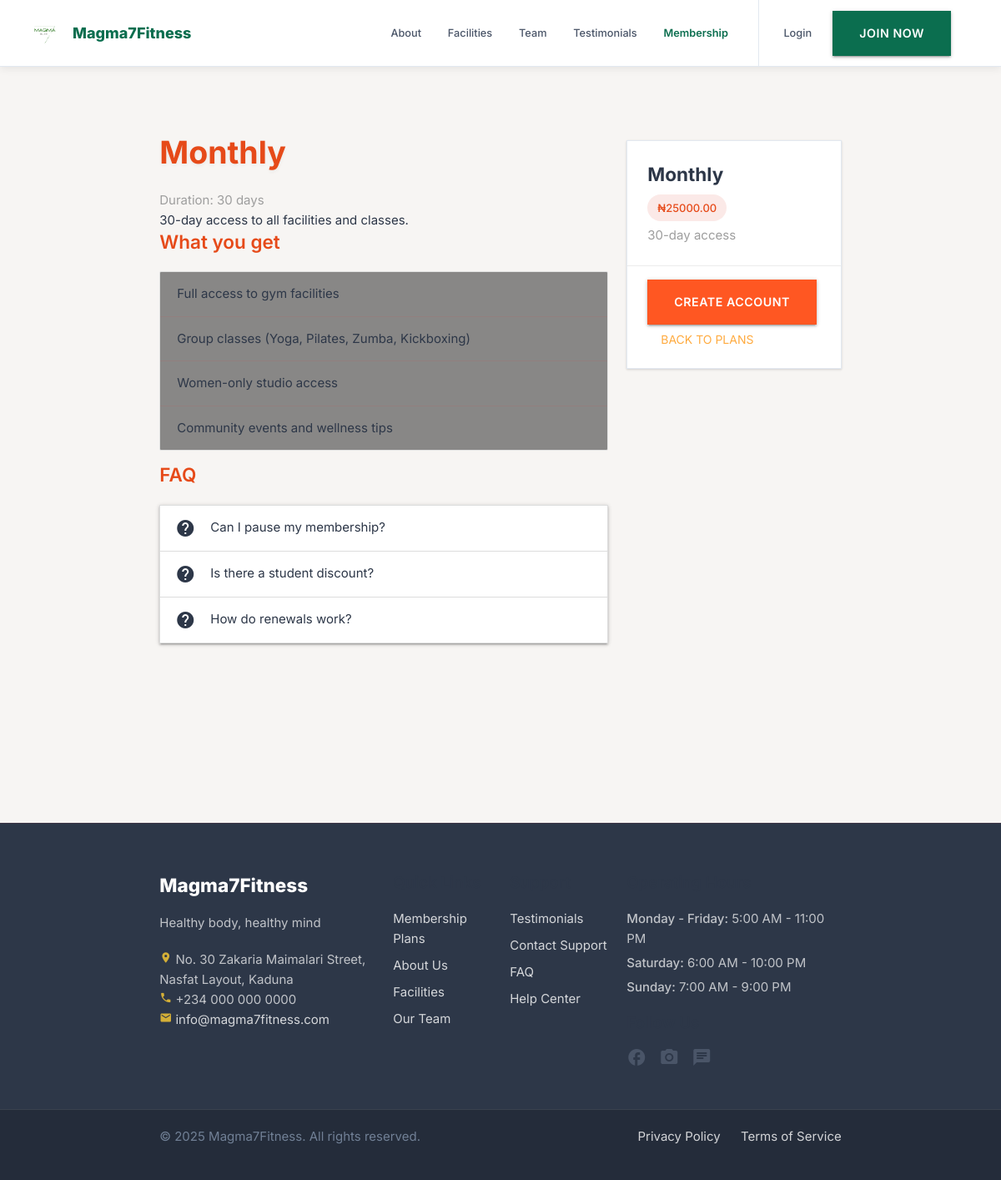
Page /memberships/plans/1/ on the committed database.
### cms/models.py (models this page shows, shortened)
class SiteSettings(models.Model):
    brand_name = models.CharField(max_length=100, default='Magma7Fitness')
    tagline = models.CharField(max_length=200, blank=True)
    logo = models.ImageField(upload_to='branding/', blank=True, null=True, help_text='Upload logo (PNG/SVG with transparent background)')
    logo_url = models.URLField(blank=True, help_text='OR provide logo URL')
    favicon = models.FileField(upload_to='branding/', blank=True, null=True, help_text='Upload favicon (.ico or .png, 32x32 or 64x64 pixels)', validators=[FileExtensionValidator(allowed_extensions=['ico', 'png'])])
    favicon_url = models.URLField(blank=True, help_text='OR provide favicon URL')
    phone = models.CharField(max_length=30, blank=True)
    email = models.EmailField(blank=True)
    address = models.CharField(max_length=255, blank=True)
    hero_headline = models.CharField(max_length=200, blank=True)
    hero_subtext = models.TextField(blank=True)
    hero_cta_text = models.CharField(max_length=50, blank=True)
    hero_cta_url = models.CharField(max_length=200, blank=True)
    hero_image_url = models.URLField(blank=True)
    free_guide_text = models.CharField(max_length=50, default='Get Now', help_text='Text shown on the free guide button')
    free_guide_url = models.URLField(blank=True, help_text='URL to download or access the free guide (PDF, form, etc.)')
    free_guide_title = models.CharField(max_length=100, default='Free Fitness Guide', blank=True, help_text='Title of the free guide for admin reference')
    free_guide_description = models.TextField(blank=True, help_text='Description of what the free guide contains')
    cta_headline = models.CharField(max_length=200, default='Ready to Start?', help_text='Main headline for CTA section')
    cta_description = models.TextField(default='Join thousands of satisfied members who have transformed their lives at Magma7Fitness', help_text='Description text for CTA section')
    cta_image_url = models.URLField(blank=True, help_text='Background or feature image for CTA section')
    cta_primary_text = models.CharField(max_length=50, default='Sign Up Today', help_text='Text for primary CTA button')
    cta_primary_url = models.CharField(max_length=200, default='/accounts/signup/', help_text='URL for primary CTA button')
    cta_secondary_text = models.CharField(max_length=50, default='Learn More', help_text='Text for secondary CTA button')
    cta_secondary_url = models.CharField(max_length=200, default='/about/', help_text='URL for secondary CTA button')
    primary_color = models.CharField(max_length=7, default='#0b6e4f')  # green
    accent_color = models.CharField(max_length=7, default='#d4af37')   # gold
    light_color = models.CharField(max_length=7, default='#ffffff')    # white
    dark_bg = models.CharField(max_length=7, default='#121416')
    card_bg = models.CharField(max_length=7, default='#1d1f21')
    hero_stat1_icon = models.CharField(max_length=50, default='groups', help_text='Material icon name for first stat')
    hero_stat1_number = models.CharField(max_length=20, default='970+', help_text='Number to display (e.g., 970+, 1K+)')
    hero_stat1_label = models.CharField(max_length=50, default='Members', help_text='Label for first stat')
    hero_stat2_icon = models.CharField(max_length=50, default='sports_gymnastics', help_text='Material icon name for second stat')
    hero_stat2_number = models.CharField(max_length=20, default='135+', help_text='Number to display (e.g., 135+, 200+)')
    hero_stat2_label = models.CharField(max_length=50, default='Programs', help_text='Label for second stat')
    hero_stat3_icon = models.CharField(max_length=50, default='workspace_premium', help_text='Material icon name for third stat')
    hero_stat3_number = models.CharField(max_length=20, default='105+', help_text='Number to display (e.g., 105+, 50+)')
    hero_stat3_label = models.CharField(max_length=50, default='Trainers', help_text='Label for third stat')
    def get_logo_url(self):
        if self.logo:
            return self.logo.url
        return self.logo_url or ''
    def get_favicon_url(self):
        if self.favicon:
            return self.favicon.url
        return self.favicon_url or ''

### memberships/models.py (models this page shows, shortened)
class Plan(models.Model):
    name = models.CharField(max_length=100)
    description = models.TextField(blank=True)
    price = models.DecimalField(max_digits=10, decimal_places=2)
    duration_days = models.PositiveIntegerField(default=30)
    is_active = models.BooleanField(default=True)
    price_period = models.CharField(max_length=50, default='Per Month')
    is_featured = models.BooleanField(default=False)
    image_url = models.URLField(blank=True, help_text='Featured image URL for the plan card')
    class Meta:
        ordering = ["price"]

### memberships/views.py (the view)
# urls.py: path('plans/<int:plan_id>/', views.plan_detail, name='plan_detail'),
def plan_detail(request, plan_id):
    plan = get_object_or_404(Plan, pk=plan_id, is_active=True)
    return render(request, 'memberships/plan_detail.html', {"plan": plan})

### cms/context_processors.py (called while the page is built)
def site_settings(request):
    try:
        settings = SiteSettings.objects.get(pk=1)
    except SiteSettings.DoesNotExist:
        settings = SiteSettings()
    return {
        'site_settings': settings
    }

### core/context_processors.py (called while the page is built)
def settings_vars(request):
    currency = getattr(settings, 'CURRENCY', 'NGN')
    symbols = {
        'NGN': '₦',
        'USD': '$',
        'EUR': '€',
        'GBP': '£',
    }
    return {
        'SITE_NAME': getattr(settings, 'SITE_NAME', 'Magma7Fitness'),
        'CURRENCY': currency,
        'CURRENCY_SYMBOL': symbols.get(currency.upper(), ''),
        'PAYMENTS_ENABLED': getattr(settings, 'PAYMENTS_ENABLED', False),
        'PAYMENT_PROVIDER': getattr(settings, 'PAYMENT_PROVIDER', 'paystack'),
    }

### notifications/context_processors.py (called while the page is built)
def unread_notifications(request):
    if request.user.is_authenticated:
        return {
            'unread_notifications_count': request.user.notifications.filter(is_read=False).count()
        }
    return {'unread_notifications_count': 0}

### memberships/templates/memberships/plan_detail.html (shortened to what this page needs)
{% extends 'base.html' %}
{% block content %}
<div class="container">
  <div class="section">
    <div class="row">
      <div class="col s12 m8">
        <h3 class="deep-orange-text text-darken-2">{{ plan.name }}</h3>
        <p class="grey-text">Duration: {{ plan.duration_days }} days</p>
        {% if plan.description %}
          <p>{{ plan.description }}</p>
        {% endif %}
        <h5 class="deep-orange-text text-darken-2">What you get</h5>
        <ul class="collection">
          <li class="collection-item">Full access to gym facilities</li>
          <li class="collection-item">Group classes (Yoga, Pilates, Zumba, Kickboxing)</li>
          <li class="collection-item">Women-only studio access</li>
          <li class="collection-item">Community events and wellness tips</li>
        </ul>
        <h5 class="deep-orange-text text-darken-2">FAQ</h5>
        <ul class="collapsible">
          <li>
            <div class="collapsible-header"><i class="material-icons">help</i>Can I pause my membership?</div>
          </li>
          <li>
            <div class="collapsible-header"><i class="material-icons">help</i>Is there a student discount?</div>
          </li>
          <li>
            <div class="collapsible-header"><i class="material-icons">help</i>How do renewals work?</div>
          </li>
        </ul>
      </div>
      <div class="col s12 m4">
        <div class="card sticky-action">
          <div class="card-content">
            <span class="card-title">{{ plan.name }}</span>
            <p><span class="chip deep-orange lighten-5 deep-orange-text text-darken-2">{{ CURRENCY_SYMBOL }}{{ plan.price }}</span></p>
            <p class="grey-text">{{ plan.duration_days }}-day access</p>
          </div>
          <div class="card-action">
            {% if user.is_authenticated %}
              <a class="btn deep-orange" href="{% url 'memberships:subscribe' plan.id %}">Get Started</a>
            {% else %}
              <a class="btn deep-orange" href="/accounts/signup/">Create Account</a>
            {% endif %}
            <a class="btn-flat" href="{% url 'memberships:plans' %}">Back to plans</a>
          </div>
        </div>
      </div>
    </div>
  </div>
</div>
{% endblock %}

### templates/base.html (shortened to what this page needs)
{% load static %}
<!DOCTYPE html>
<html lang="en">
<head>
  <link href="https://cdnjs.cloudflare.com/ajax/libs/materialize/1.0.0/css/materialize.min.css" rel="stylesheet">
  <link href="{% static 'css/styles.css' %}" rel="stylesheet">
 </head>
<body>
  <nav class="navbar-main">
    <div class="navbar-container">
      <a href="/" class="navbar-logo">
        {% if site_settings.get_logo_url %}
          <img src="{{ site_settings.get_logo_url }}" alt="{{ site_settings.brand_name|default:'Magma7Fitness' }}" class="logo-img">
          <span class="logo-text">{{ site_settings.brand_name|default:"Magma7Fitness" }}</span>
        {% else %}
          <span class="logo-text">{{ site_settings.brand_name|default:"Magma7Fitness" }}</span>
        {% endif %}
      </a>
      <div class="navbar-menu">
        <ul class="navbar-nav">
          <li><a href="/about/" class="nav-item">About</a></li>
          <li><a href="/facilities/" class="nav-item">Facilities</a></li>
          <li><a href="/team/" class="nav-item">Team</a></li>
          <li><a href="/cms/testimonials/" class="nav-item">Testimonials</a></li>
          <li><a href="/memberships/plans/" class="nav-item nav-item-highlight">Membership</a></li>
        </ul>
        <div class="navbar-auth">
          {% if user.is_authenticated %}
            <a href="/notifications/" class="nav-notification">
              <i class="material-icons">notifications</i>
              {% if unread_notifications_count %}
                <span class="notification-badge">{{ unread_notifications_count }}</span>
              {% endif %}
            </a>
            <a href="/memberships/dashboard/" class="nav-item">Dashboard</a>
            <a href="/accounts/logout/" class="btn btn-outline-nav">Logout</a>
          {% else %}
            <a href="/accounts/login/" class="nav-item">Login</a>
            <a href="/accounts/signup/" class="btn btn-primary-nav">Join Now</a>
          {% endif %}
        </div>
      </div>
    </div>
  </nav>
  <main>
    {% block content %}{% endblock %}
  </main>
  <footer class="page-footer">
    <div class="container">
      <div class="row" style="padding: 40px 0 20px 0;">
        <div class="col s12 m6 l4">
          <h5 style="color: white; font-weight: 800; margin-bottom: 20px;">
            {{ site_settings.brand_name|default:"Magma7 Fitness Center" }}
          </h5>
          <p class="footer-light" style="line-height: 1.6; margin-bottom: 20px;">
            {% if site_settings.tagline %}
              {{ site_settings.tagline }}
            {% else %}
              Transform your body and mind with professional training, state-of-the-art equipment, and a supportive community.
            {% endif %}
          </p>
          {% if site_settings.address %}
          <p class="footer-light">
            <i class="material-icons tiny" style="color: var(--accent-gold);">location_on</i>
            {{ site_settings.address }}
          </p>
          {% endif %}
          {% if site_settings.phone %}
          <p class="footer-light">
            <i class="material-icons tiny" style="color: var(--accent-gold);">phone</i>
            {{ site_settings.phone }}
          </p>
          {% endif %}
          {% if site_settings.email %}
          <p class="footer-light">
            <i class="material-icons tiny" style="color: var(--accent-gold);">email</i>
            <a href="mailto:{{ site_settings.email }}" class="footer-link">{{ site_settings.email }}</a>
          </p>
          {% endif %}
        </div>
        <div class="col s12 m6 l2">
          <h6 style="color: var(--text-primary); font-weight: 600; margin-bottom: 20px;">Quick Links</h6>
          <ul style="list-style: none; padding: 0;">
            <li style="margin-bottom: 8px;"><a class="footer-link" href="/memberships/plans/">Membership Plans</a></li>
            <li style="margin-bottom: 8px;"><a class="footer-link" href="/about/">About Us</a></li>
            <li style="margin-bottom: 8px;"><a class="footer-link" href="/facilities/">Facilities</a></li>
            <li style="margin-bottom: 8px;"><a class="footer-link" href="/team/">Our Team</a></li>
          </ul>
        </div>
        <div class="col s12 m6 l2">
          <h6 style="color: var(--text-primary); font-weight: 600; margin-bottom: 20px;">Support</h6>
          <ul style="list-style: none; padding: 0;">
            <li style="margin-bottom: 8px;"><a class="footer-link" href="/cms/testimonials/">Testimonials</a></li>
            <li style="margin-bottom: 8px;"><a class="footer-link" href="/contact/">Contact Support</a></li>
            <li style="margin-bottom: 8px;"><a class="footer-link" href="/faq/">FAQ</a></li>
            <li style="margin-bottom: 8px;"><a class="footer-link" href="/help/">Help Center</a></li>
          </ul>
        </div>
        <div class="col s12 m6 l4">
          <h6 style="color: var(--text-primary); font-weight: 600; margin-bottom: 20px;">Operating Hours</h6>
          <div style="margin-bottom: 20px;">
            <p class="footer-light" style="margin-bottom: 5px;"><strong>Monday - Friday:</strong> 5:00 AM - 11:00 PM</p>
            <p class="footer-light" style="margin-bottom: 5px;"><strong>Saturday:</strong> 6:00 AM - 10:00 PM</p>
            <p class="footer-light" style="margin-bottom: 5px;"><strong>Sunday:</strong> 7:00 AM - 9:00 PM</p>
          </div>
          <h6 style="color: var(--text-primary); font-weight: 600; margin-bottom: 15px;">Follow Us</h6>
          <div style="display: flex; gap: 15px;">
            <a href="#" style="color: var(--text-secondary); font-size: 1.5rem; transition: color 0.3s;"
               onmouseover="this.style.color='var(--primary-red)'"
               onmouseout="this.style.color='var(--text-secondary)'">
              <i class="material-icons">facebook</i>
            </a>
            <a href="#" style="color: var(--text-secondary); font-size: 1.5rem; transition: color 0.3s;"
               onmouseover="this.style.color='var(--primary-red)'"
               onmouseout="this.style.color='var(--text-secondary)'">
              <i class="material-icons">camera_alt</i>
            </a>
            <a href="#" style="color: var(--text-secondary); font-size: 1.5rem; transition: color 0.3s;"
               onmouseover="this.style.color='var(--primary-red)'"
               onmouseout="this.style.color='var(--text-secondary)'">
              <i class="material-icons">chat</i>
            </a>
          </div>
        </div>
      </div>
    </div>
    <div class="footer-copy">
      <div class="container">
        <div class="row" style="align-items: center;">
          <div class="col s12 m6">
            <p style="margin: 0; color: var(--text-muted);">
              © <span id="year"></span> {{ site_settings.brand_name|default:"Magma7Fitness" }}. All rights reserved.
            </p>
          </div>
          <div class="col s12 m6" style="text-align: right;">
            <a href="/privacy/" class="footer-link" style="margin-right: 20px;">Privacy Policy</a>
            <a href="/terms/" class="footer-link">Terms of Service</a>
          </div>
        </div>
      </div>
    </div>
  </footer>
</body>
</html>

### rows in the picture
SiteSettings: get_logo_url (picture), brand_name "Magma7Fitness", tagline "Healthy body, healthy mind", address "No. 30 Zakaria Maimalari Street, Nasfat Layout, Kaduna", phone "+234 000 000 0000", email "info@magma7fitness.com"
Plan: name "Monthly", duration_days "30", description "30-day access to all facilities and classes.", price "25000.00"

### other values in the picture
{{ CURRENCY_SYMBOL }} "₦"
